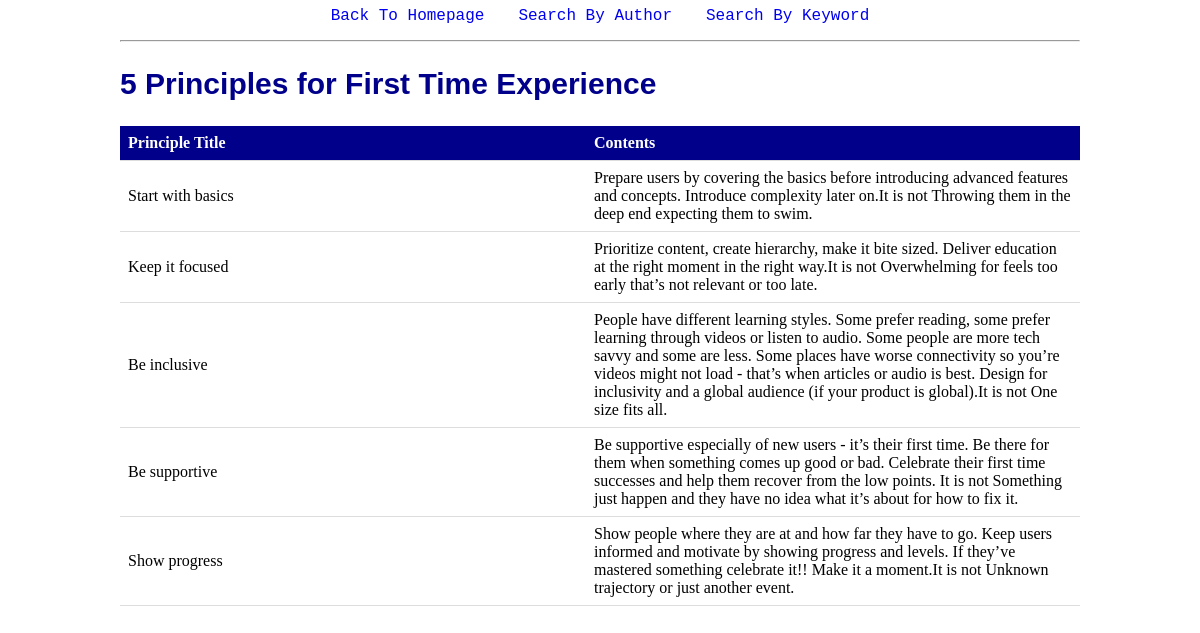
The app's page /list/1 with its own data.
### tables this page shows
CREATE TABLE Principle (
	Id integer PRIMARY KEY autoincrement,
	Heading text,
	AuthorId integer,
	SourceText text,
	SourceURL text
	);

CREATE TABLE Detail (
	Id integer PRIMARY KEY autoincrement,
	AuthorId integer,
	PrincipleId integer,
	DetailTitle text,
	DetailContent text);

### app.py (the view)
@app.route('/list/<p_id>', methods=['GET','POST'])
def list(p_id):
	heading = model.find_heading_by_headingId(p_id)
	content = model.find_principle_by_headingId(p_id)
	return render_template('list.html', heading=heading, my_list=content)

### model.py (called while the page is built)
def find_heading_by_headingId(p_id='',DBNAME='design.db'):
	conn = sqlite3.connect(DBNAME)
	cur = conn.cursor()
	heading = '''
		SELECT Heading
		FROM Principle
		WHERE Id = ?
	'''
	params = (p_id, )
	p_result = cur.execute(heading, params)
	return p_result.fetchone()

def find_principle_by_headingId(p_id='',DBNAME='design.db'):
	conn = sqlite3.connect(DBNAME)
	cur = conn.cursor()
	id_find = '''
		SELECT DetailTitle, DetailContent
		FROM Detail
		WHERE PrincipleId = ?
	'''
	params = (p_id, )
	p_result = cur.execute(id_find, params)
	return p_result.fetchall()

### templates/list.html
<link rel="stylesheet" type="text/css"
    href="{{ url_for('static', filename='style.css') }}"/>
<nav>
	<a href="/">Back To Homepage</a>
	<a href="/author">Search By Author</a>
	<a href="/keyword">Search By Keyword</a>
</nav>
<hr>
<h2>{{heading[0]}}</h2>
<table>
<tr>
	<th class="title">Principle Title</th>
	<th>Contents</th>
</tr>
{% for item in my_list %}
<tr>
	<td>{{item[0]}}</td>
	<td>{{item[1]}}</td>
</tr>
{% endfor %}
</table>

### static/style.css (style rules this page uses)
nav { text-align: center; }
nav a { text-decoration: none; font-size: 16px; line-height: 200%; padding: 0 15px 0 15px; font-family: monospace; }
h2 { color: darkblue; font-size: 30px; font-family: Arial; }
table { border-collapse: collapse; width: 100%; }
th { background-color: darkblue; color: white; }
th, td { padding: 8px; text-align: left; }
th, td { border-bottom: 1px solid #ddd; }
.title { width: 450px; }

### records on screen
Principle: Heading "5 Principles for First Time Experience"
Detail: DetailTitle "Start with basics", DetailContent "Prepare users by covering the basics before introducing advanced features and concepts. Introduce complexity later on.It is not Throwing them in the deep end expecting them to swim."
Detail: DetailTitle "Keep it focused", DetailContent "Prioritize content, create hierarchy, make it bite sized. Deliver education at the right moment in the right way.It is not Overwhelming for feels too early that’s not relevant or too late."
Detail: DetailTitle "Be inclusive", DetailContent "People have different learning styles. Some prefer reading, some prefer learning through videos or listen to audio. Some people are more tech savvy and some are less. Some places have worse connectivity so you’re videos might not load - that’s when articles or audio is best. Design for inclusivity and a global audience (if your product is global).It is not One size fits all."
Detail: DetailTitle "Be supportive", DetailContent "Be supportive especially of new users - it’s their first time. Be there for them when something comes up good or bad. Celebrate their first time successes and help them recover from the low points. It is not Something just happen and they have no idea what it’s about for how to fix it."
Detail: DetailTitle "Show progress", DetailContent "Show people where they are at and how far they have to go. Keep users informed and motivate by showing progress and levels. If they’ve mastered something celebrate it!! Make it a moment.It is not Unknown trajectory or just another event."
